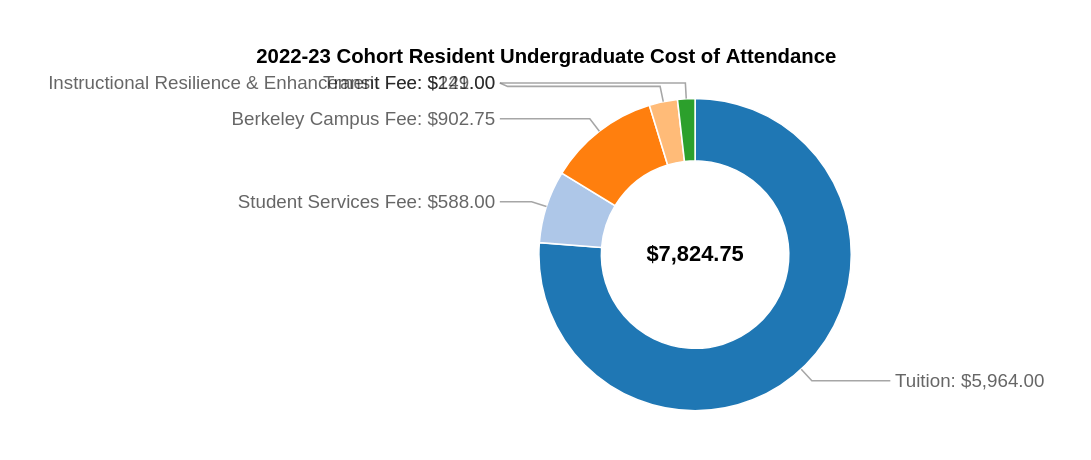

Vega-Lite specification for this chart:
### Vega specification from a JSON file in a GitHub repository (floating-point values rounded to 4 significant figures)
{"$schema": "https://vega.github.io/schema/vega/v6.json", "title": "2022-23 Cohort Resident Undergraduate Cost of Attendance", "description": "Donut with non-overlapping labels.", "width": 200, "height": 200, "autosize": "pad", "padding": 30, "signals": [{"name": "startAngle", "value": 0}, {"name": "sortField", "update": "''", "description": "Sort field if desired"}, {"name": "sortOrder", "update": "''", "description": "Sort order if desired (ascending or descending)"}, {"name": "labelFontSize", "init": "12", "description": "The font size used for labels"}, {"name": "labelHeight", "update": "labelFontSize", "description": "This is approximately the same as the label font size but can be adjusted if you want extra padding"}, {"name": "innerRadius", "update": "60"}, {"name": "outerRadius", "update": "100"}, {"name": "counter", "description": "Counter used to loop through an array", "value": 0, "on": [{"events": {"type": "timer", "throttle": 0}, "update": "counter<length(data('labelPositions'))?counter + 1:counter"}, {"events": {"signal": "leftRightCount"}, "update": "0"}]}, {"name": "shiftArray", "description": "An array of shift positions", "update": "{right: leftRightCount.right!=0? pluck(data('labelPositions')[0]['shiftArray'],'shift'):[], left: leftRightCount.left!=0? pluck(data('labelPositions')[leftRightCount.right]['shiftArray'],'shift'):[]}"}, {"name": "leftRightCountArray", "description": "Array of label sides", "update": "reverse(sort( pluck( data('labelPositions'), 'side')))"}, {"name": "leftRightCount", "description": "Count of  label sides", "update": "{right:lastindexof(leftRightCountArray,'right')+1,left:length(leftRightCountArray)- (lastindexof(leftRightCountArray,'right')+1)}"}, {"name": "p1", "description": "Used to loop through position array one element at a time with a running sum but reseting the counter to 0 if it ever goes negative", "value": {"right": 0, "left": 0}, "on": [{"events": {"signal": "leftRightCount"}, "update": "{'right': 0, 'left': 0}"}, {"events": {"signal": "counter"}, "update": "{right:shiftArray.right[counter-1]+p1.right<0?0:shiftArray.right[counter-1]+p1.right, left:shiftArray.left[counter-1]+p1.left<0?0:shiftArray.left[counter-1]+p1.left}", "force": true}]}, {"name": "p2", "description": "Used to reassemble the position array as a string with final shift positions", "value": {"right": [], "left": []}, "on": [{"events": {"signal": "leftRightCount"}, "update": "{'right': [], 'left': []}"}, {"events": {"signal": "p1"}, "update": "{right:length(p2.right)!=0? p1.right+','+p2.right:p1.right,left:length(p2.left)!=0? p1.left+','+p2.left:p1.left}"}]}, {"name": "shiftArrayRunning", "description": "Converts a string to an array and reverses", "update": "{right:reverse(split(p2.right,',')),left:reverse(split(p2.left,','))}"}], "data": [{"name": "table", "values": [{"id": "Tuition: $5,964.00", "value": 5964}, {"id": "Student Services Fee: $588.00", "value": 588}, {"id": "Berkeley Campus Fee: $902.75", "value": 902.8}, {"id": "Transit Fee: $229.00", "value": 229.0}, {"id": "Instructional Resilience & Enhancement Fee: $141.00", "value": 141}], "transform": [{"type": "collect", "sort": {"field": {"signal": "sortField"}, "order": {"signal": "sortOrder"}}}, {"type": "pie", "field": "value", "startAngle": {"signal": "startAngle"}, "endAngle": {"signal": "round((2*PI)*10000)/10000+startAngle"}}, {"type": "formula", "as": "middleAngle", "expr": " (((datum.endAngle - datum.startAngle)/2) + datum.startAngle)-PI/2"}, {"type": "formula", "as": "side", "expr": "datum.middleAngle + PI/2  <= PI || datum.middleAngle + PI/2 >= 2*PI && datum.middleAngle + PI/2 <= PI*3?'right':'left'"}, {"type": "formula", "as": "x1", "expr": " (outerRadius *cos(datum.middleAngle))+width/2 "}, {"type": "formula", "as": "y1", "expr": " (outerRadius*sin(datum.middleAngle))+width/2 "}, {"type": "formula", "as": "x2", "expr": " ((outerRadius+10)*cos(datum.middleAngle))+width/2 "}, {"type": "formula", "as": "y2", "expr": " ((outerRadius+10)*sin(datum.middleAngle))+width/2 "}, {"type": "formula", "as": "x3", "expr": "datum.side== 'right'?outerRadius+(width/2)+20:(width/2)-outerRadius-20"}, {"type": "formula", "as": "bin", "expr": "0"}]}, {"name": "total", "source": ["table"], "transform": [{"type": "aggregate", "fields": ["value"], "ops": ["sum"], "as": ["total"]}]}, {"name": "leftExt", "source": ["table"], "transform": [{"type": "filter", "expr": "datum.side=='left'"}, {"type": "extent", "field": "y2", "signal": "leftExt"}]}, {"name": "rightExt", "source": ["table"], "transform": [{"type": "filter", "expr": "datum.side=='right'"}, {"type": "extent", "field": "y2", "signal": "rightExt"}]}, {"name": "labelSequenceRight", "transform": [{"type": "sequence", "start": {"signal": "rightExt[0]"}, "stop": {"signal": "(rightExt[1]+labelHeight)"}, "step": {"signal": "labelHeight"}, "as": "bin"}, {"type": "formula", "expr": "'right'", "as": "side"}]}, {"name": "labelSequenceLeft", "transform": [{"type": "sequence", "start": {"signal": "leftExt[0]"}, "stop": {"signal": "(leftExt[1]+labelHeight)"}, "step": {"signal": "labelHeight"}, "as": "bin"}, {"type": "formula", "expr": "'left'", "as": "side"}]}, {"name": "labelBinsRight", "source": ["rightExt", "labelSequenceRight"], "transform": [{"type": "bin", "field": "y2", "step": {"signal": "labelHeight"}, "extent": {"signal": "rightExt"}, "interval": false, "as": ["binTemp", "bin1"], "nice": false}, {"type": "formula", "expr": "datum.bin==0?datum.binTemp:datum.bin", "as": "bin"}]}, {"name": "labelBinsLeft", "source": ["leftExt", "labelSequenceLeft"], "transform": [{"type": "bin", "field": "y2", "step": {"signal": "labelHeight"}, "extent": {"signal": "leftExt"}, "interval": false, "as": ["binTemp", "bin1"], "nice": false}, {"type": "formula", "expr": "datum.bin==0?datum.binTemp:datum.bin", "as": "bin"}]}, {"name": "labelPositions", "source": ["labelBinsLeft", "labelBinsRight"], "transform": [{"type": "joinaggregate", "ops": ["count"], "as": ["count"], "groupby": ["side", "bin"]}, {"type": "filter", "expr": "datum.value != null || datum.count == 1"}, {"type": "formula", "expr": "datum.count-1", "as": "count"}, {"type": "collect", "sort": {"field": ["side", "bin"], "order": ["descending", "ascending"]}}, {"type": "window", "sort": {"field": ["bin", "y2"], "order": ["ascending", "ascending"]}, "ops": ["row_number"], "as": ["index"], "groupby": ["side"]}, {"type": "window", "sort": {"field": "index", "order": "ascending"}, "ops": ["row_number"], "groupby": ["side", "bin"]}, {"type": "formula", "expr": "datum.value==0?0:datum.row_number", "as": "row_number"}, {"type": "formula", "expr": "datum.value==null?-labelHeight:datum.row_number==1?0:labelHeight", "as": "shift"}, {"type": "collect", "sort": {"field": ["side", "index"], "order": ["descending", "ascending"]}}, {"type": "joinaggregate", "ops": ["values"], "as": ["shiftArray"], "fields": ["shift"], "groupby": ["side"]}]}, {"name": "labelPositionsFinal", "source": ["labelPositions"], "transform": [{"type": "collect", "sort": {"field": ["side", "index"], "order": ["descending", "ascending"]}}, {"type": "formula", "expr": "datum.side=='right'?toNumber(shiftArrayRunning.right[datum.index-1]):toNumber(shiftArrayRunning.left[datum.index-1])", "as": "shiftArrayRunning"}, {"type": "formula", "expr": "datum.shiftArrayRunning+datum.bin", "as": "binShifted"}, {"type": "formula", "as": "x4", "expr": "datum.side== 'right'?outerRadius+(width/2)+25:(width/2)-outerRadius-25"}, {"type": "window", "sort": {"field": "index", "order": "ascending"}, "ops": ["lead"], "fields": ["shift"], "groupby": ["side"]}, {"type": "formula", "as": "y4", "expr": "datum.y2>datum.binShifted&&datum.lead_shift<0?datum.y2:datum.binShifted"}, {"type": "formula", "as": "labelPath", "expr": "datum.value==null?'': 'M '+ datum.x1 + ' ' + datum.y1 + 'L'+ datum.x2 + ' ' + datum.y2 + ' H'+ datum.x3  +'L '+ datum.x4 + ' ' + datum.y4 "}]}], "scales": [{"name": "color", "type": "ordinal", "domain": {"data": "table", "field": "id"}, "range": {"scheme": "category20"}}], "marks": [{"type": "text", "name": "sum", "from": {"data": "total"}, "align": "center", "encode": {"enter": {"x": {"signal": "width / 2"}, "y": {"signal": "height / 2"}, "align": {"value": "center"}, "baseline": {"value": "middle"}, "fontSize": {"value": 14}, "fontWeight": {"value": "bold"}, "fill": {"value": "black"}}, "update": {"text": {"signal": "format(datum.total, '$,.2f')"}}}}, {"type": "arc", "from": {"data": "table"}, "encode": {"enter": {"fill": {"scale": "color", "field": "id"}, "x": {"signal": "width / 2"}, "y": {"signal": "height / 2"}, "stroke": {"value": "white"}}, "update": {"startAngle": {"field": "startAngle"}, "endAngle": {"field": "endAngle"}, "innerRadius": {"signal": "innerRadius"}, "outerRadius": {"signal": "outerRadius"}}}}, {"type": "path", "name": "labelPath", "from": {"data": "labelPositionsFinal"}, "encode": {"update": {"strokeWidth": {"value": 1}, "path": {"field": "labelPath"}, "stroke": {"value": "grey"}, "opacity": {"value": 0.7}}}}, {"type": "rect", "from": {"data": "labelPositionsFinal"}, "description": "Debug boxes. Opacity is set to zero but can be changed to better understand how the bins are being layed out", "encode": {"update": {"x": {"field": "x4"}, "y": {"field": "y4"}, "width": {"value": 20}, "height": {"signal": "labelHeight"}, "strokeWidth": {"value": 2}, "stroke": {"value": "grey"}, "fill": {"value": "#4682b4"}, "opacity": {"signal": "datum.value==null?0:0"}}}}, {"type": "text", "name": "labels", "from": {"data": "labelPositionsFinal"}, "encode": {"update": {"text": {"field": "id"}, "opacity": {"value": 0.6}, "fill": {"value": "black"}, "baseline": {"value": "middle"}, "align": {"signal": "datum.side=='left'?'right':'left'"}, "dx": {"signal": "datum.side=='left'?-3:3"}, "x": {"field": "x4"}, "y": {"field": "y4"}, "fontSize": {"signal": "labelFontSize"}}}}]}
